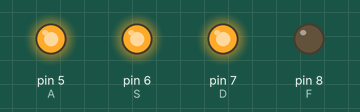
A sketch run on a simulated Arduino Uno, built with avr-gcc and run on an emulated ATmega328P. Shown: output pins drawn as LEDs (lit = HIGH).

Above: at 0.5 s.
At 1.5 s:
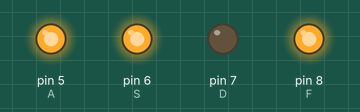
At 2.5 s:
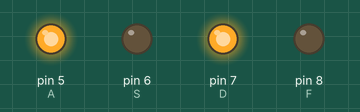
At 3.5 s:
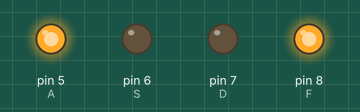
At 4.5 s:
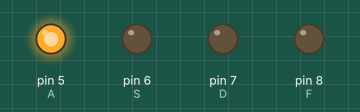
At 5.5 s:
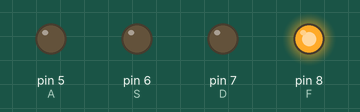
Timing chart, 0 to 7.8 s (numbered marks = the images above):
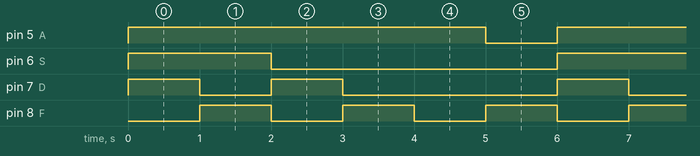

The sketch:

Dau_1.ino
```cpp
/**********************************************************************************
**                                                                               **
**                         Sortides i entrades digitals                          **
**                              Array de 8 LEDs                                  **
**                                                                               **
** ADAM LAAOUAJ                                                       06/03/2017 **
**********************************************************************************/

//********** Includes *************************************************************

//********** Variables ************************************************************
const int A = 5; //Cada LED amb un nombre
const int S = 6;
const int D = 7;
const int F = 8;

int a=1000;
//********** Setup ****************************************************************
void setup()
{
  pinMode(5,OUTPUT); // Sortides
  pinMode(6,OUTPUT);
  pinMode(7,OUTPUT);
  pinMode(8,OUTPUT);


}

//********** Loop *****************************************************************
void loop()
{

  digitalWrite (A,HIGH); //A
  digitalWrite (S,HIGH);
  digitalWrite (D,HIGH);
  digitalWrite (F,LOW);

  delay(a);

  digitalWrite (A,HIGH); //A
  digitalWrite (S,HIGH);
  digitalWrite (D,LOW);
  digitalWrite (F,HIGH);

  delay(a);

  digitalWrite (A,HIGH); //A
  digitalWrite (S,LOW);
  digitalWrite (D,HIGH);
  digitalWrite (F,LOW);

  delay(a);

  digitalWrite (A,HIGH); //A
  digitalWrite (S,LOW);
  digitalWrite (D,LOW);
  digitalWrite (F,HIGH);

  delay(a);

  digitalWrite (A,HIGH); //A
  digitalWrite (S,LOW);
  digitalWrite (D,LOW);
  digitalWrite (F,LOW);

  delay(a);

  digitalWrite (A,LOW); //A
  digitalWrite (S,LOW);
  digitalWrite (D,LOW);
  digitalWrite (F,HIGH);

  delay(a);
}


//********** Funcions *************************************************************
```

Measured:
- by itself, pin 5 (A): alternates HIGH for 5.0 s and LOW for 1.0 s
- by itself, pin 6 (S): alternates HIGH for 2.0 s and LOW for 4.0 s
- by itself, pin 7 (D): repeats every 6.0 s: LOW 1.0 s, HIGH 1.0 s, LOW 3.0 s, HIGH 1.0 s
- by itself, pin 8 (F): alternates HIGH for 1.0 s and LOW for 1.0 s
